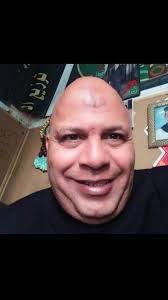
#> input picture adel_shaklll.jpg, 168 x 300 px
$ jupyter execute image_resizing.ipynb
#> lines starting #> are read from the running program, lines starting #| are printed output that depends on the picture
# Image Resizing

## Table of Contents
1. [Introduction](#Introduction)
2. [Import Necessary Libraries](#Import-Necessary-Libraries)
3. [Reading the Image](#Reading-the-Image)
4. [Plotting the Image and Its Histogram](#Plotting-the-Image-and-Its-Iistogram)
5. [Upsampling Techniques](#Upsampling-Techniques)
    1. [Nearest Neighbor Upsampling (Using OpenCV)](#Nearest-Neighbor-Upsampling-(Using-OpenCV))
    2. [Bilinear Interpolation Upsampling (Using OpenCV)](#Bilinear-Interpolation-Upsampling-(Using-OpenCV))
    3. [Custom Upsampling (Using Pixel Replication from Scratch)](#Custom-Upsampling-(Using-Pixel-Replication-from-Scratch))
6. [Visual Comparison of Upsampled Images](#Visual-Comparison-of-Upsampled-Images)
7. [Downsampling Techniques](#Downsampling-Techniques)
    1. [Nearest Neighbor Downsampling (Using OpenCV)](#Nearest-Neighbor-Downsampling-(Using-OpenCV))
    2. [Bilinear Interpolation Downsampling (Using OpenCV)](#Bilinear-Interpolation-Downsampling-(Using-OpenCV))
    3. [Area Interpolation Downsampling (Using OpenCV)](#Area-Interpolation-Downsampling-(Using-OpenCV))
8. [Visual Comparison of Downsampled Images](#Visual-Comparison-of-Downsampled-Images)

## Introduction
In this notebook, we will explore different techniques for image upsampling and downsampling using OpenCV. Image upsampling involves increasing the resolution of an image, while downsampling involves reducing the resolution. We will use three upsampling methods, including a custom method implemented from scratch, and three downsampling methods. The techniques covered are:

- Nearest Neighbor Upsampling (Using OpenCV)
- Bilinear Interpolation Upsampling (Using OpenCV)
- Custom Pixel Replication Upsampling (from scratch)
- Nearest Neighbor Downsampling (Using OpenCV)
- Bilinear Interpolation Downsampling (Using OpenCV)
- Area Interpolation Downsampling (Using OpenCV)

We will compare the visual quality of the upsampled and downsampled images and plot their histograms.

## Import Necessary Libraries

[cell 1]
import cv2
import numpy as np
import matplotlib.pyplot as plt

## Reading the Image

[cell 2]
# Read the image
image = cv2.imread('adel_shaklll.jpg')
#> image is the input picture: shape (300, 168, 3); mean B, G, R 51, 51.3, 63.2

# Convert image from BGR (OpenCV format) to RGB (Matplotlib format)
image_rgb = cv2.cvtColor(image, cv2.COLOR_BGR2RGB)

## Plotting the Image and Its Histogram

[cell 3]
# Plot the image
plt.figure(figsize=(10, 5))
plt.subplot(1, 2, 1)
plt.imshow(image_rgb)
plt.title('Original Image')
plt.axis('off')
plt.show()

[cell 4]
# Compute and plot the histogram
plt.subplot(1, 2, 2)
colors = ('r', 'g', 'b')
for i, color in enumerate(colors):
    hist = cv2.calcHist([image], [i], None, [256], [0, 256])
    plt.plot(hist, color=color)
    plt.xlim([0, 256])

plt.title('Histogram')
plt.xlabel('Pixel Value')
plt.ylabel('Frequency')
plt.tight_layout()
plt.show()
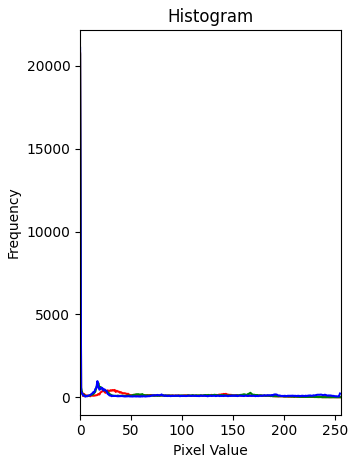
#> figure drawn by matplotlib, 1 panel; curve peaks at x = 0, y = 20777; curve peaks at x = 0, y = 20701; curve peaks at x = 0, y = 21096

## Upsampling Techniques

### Nearest Neighbor Upsampling (Using OpenCV)

[cell 5]
# Perform upsampling using Nearest Neighbor method
upsampled_nearest = cv2.resize(image_rgb, None, fx=2, fy=2, interpolation=cv2.INTER_NEAREST)

### Bilinear Interpolation Upsampling (Using OpenCV)

[cell 6]
# Perform upsampling using Bilinear Interpolation method
upsampled_bilinear = cv2.resize(image_rgb, None, fx=2, fy=2, interpolation=cv2.INTER_LINEAR)

### Custom Upsampling (Using Pixel Replication from Scratch)

[cell 7]
# Perform upsampling using custom Pixel Replication method (from scratch)
def upsample_custom(image, scale):
#> called with scale = 2
    height, width = image.shape[:2]
#> height = 300; width = 168
    new_height, new_width = int(height * scale), int(width * scale)
#> new_height = 600; new_width = 336

    # Create an empty array for the upsampled image
    upsampled_image = np.zeros((new_height, new_width, 3), dtype=np.uint8)

    for i in range(new_height):
        for j in range(new_width):
            # Find the corresponding pixel in the original image
            orig_i = i // scale
            orig_j = j // scale
            upsampled_image[i, j] = image[orig_i, orig_j]

    return upsampled_image

# Upsample the image by a scale of 2
upsampled_custom = upsample_custom(image_rgb, 2)

### Visual Comparison of Upsampled Images

[cell 8]
# Plot the original and upsampled images for visual comparison
plt.figure(figsize=(15, 10))

# Display the original image
plt.subplot(2, 2, 1)
plt.imshow(image_rgb)
plt.title('Original Image')
plt.axis('off')

# Display the upsampled image using Nearest Neighbor method
plt.subplot(2, 2, 2)
plt.imshow(upsampled_nearest)
plt.title('Upsampled Image (Nearest Neighbor)')
plt.axis('off')

# Display the upsampled image using Bilinear Interpolation method
plt.subplot(2, 2, 3)
plt.imshow(upsampled_bilinear)
plt.title('Upsampled Image (Bilinear Interpolation)')
plt.axis('off')

# Display the upsampled image using custom method
plt.subplot(2, 2, 4)
plt.imshow(upsampled_custom)
plt.title('Upsampled Image (Custom Pixel Replication)')
plt.axis('off')

plt.tight_layout()
plt.show()
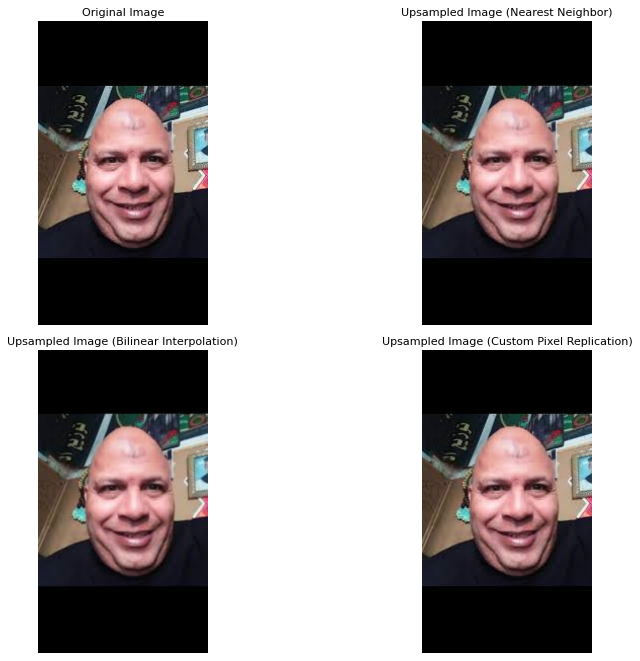
#> figure drawn by matplotlib, 4 panels

## Downsapling

### Nearest Neighbor Downsampling (Using OpenCV)

[cell 9]
# Perform downsampling using Nearest Neighbor method
downsampled_nearest = cv2.resize(image_rgb, None, fx=0.5, fy=0.5, interpolation=cv2.INTER_NEAREST)
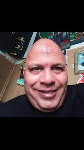
#> downsampled_nearest: shape (150, 84, 3); mean R, G, B 63.2, 51.2, 51

### Bilinear Interpolation Downsampling (Using OpenCV)

[cell 10]
# Perform downsampling using Bilinear Interpolation method
downsampled_bilinear = cv2.resize(image_rgb, None, fx=0.5, fy=0.5, interpolation=cv2.INTER_LINEAR)
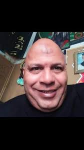
#> downsampled_bilinear: shape (150, 84, 3); mean R, G, B 63.3, 51.3, 51.1

### Area Interpolation Downsampling (Using OpenCV)

[cell 11]
# Perform downsampling using Area Interpolation method (using OpenCV)
downsampled_area = cv2.resize(image_rgb, None, fx=0.5, fy=0.5, interpolation=cv2.INTER_AREA)

### Visual Comparison of Downsampled Images

[cell 12]
# Plot the original and downsampled images for visual comparison
plt.figure(figsize=(15, 10))

# Display the original image
plt.subplot(2, 2, 1)
plt.imshow(image_rgb)
plt.title('Original Image')
plt.axis('off')

# Display the downsampled image using Nearest Neighbor method
plt.subplot(2, 2, 2)
plt.imshow(downsampled_nearest)
plt.title('Downsampled Image (Nearest Neighbor)')
plt.axis('off')

# Display the downsampled image using Bilinear Interpolation method
plt.subplot(2, 2, 3)
plt.imshow(downsampled_bilinear)
plt.title('Downsampled Image (Bilinear Interpolation)')
plt.axis('off')

# Display the downsampled image using Area Interpolation method
plt.subplot(2, 2, 4)
plt.imshow(downsampled_area)
plt.title('Downsampled Image (Area Interpolation)')
plt.axis('off')

plt.tight_layout()
plt.show()
